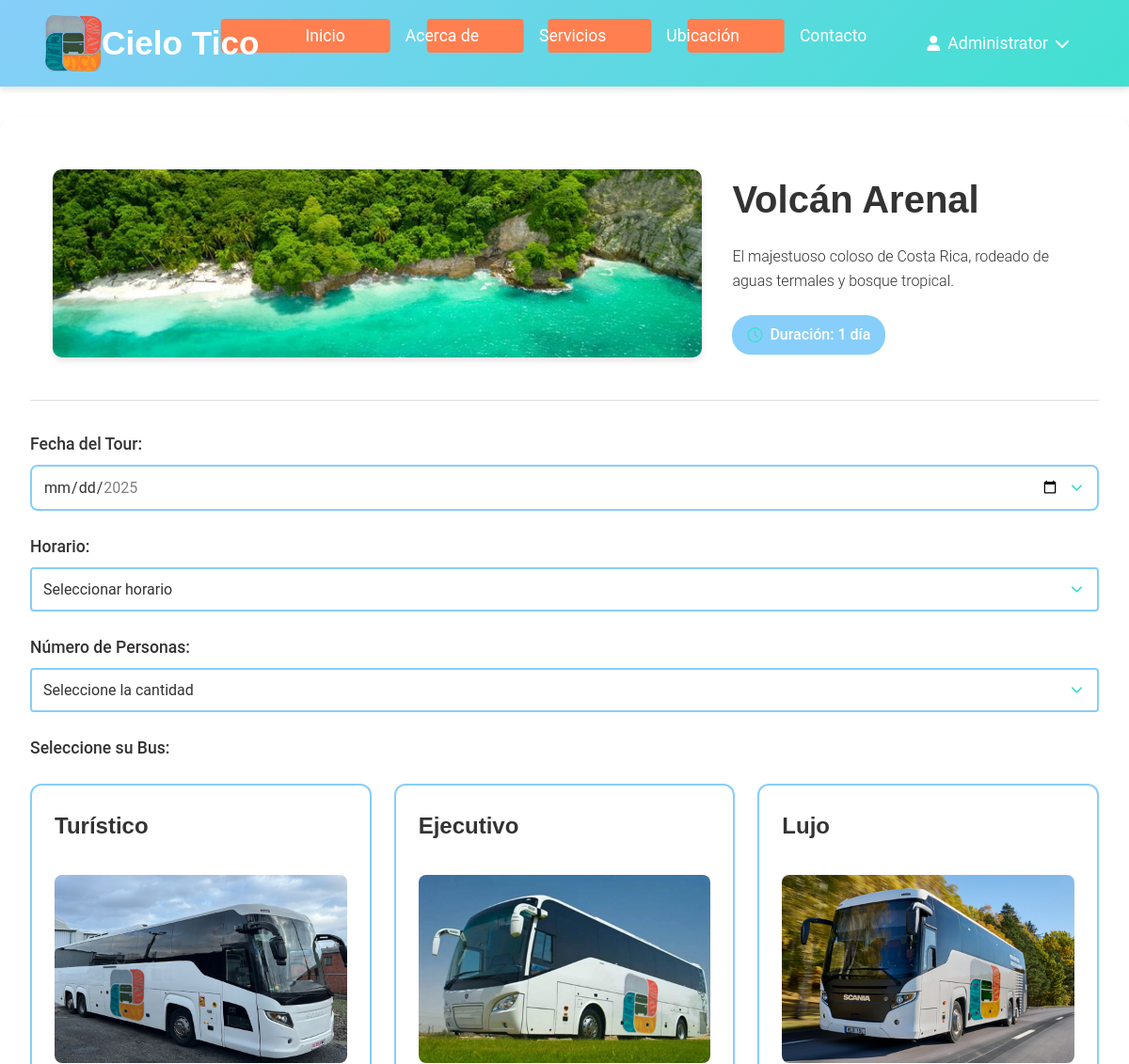
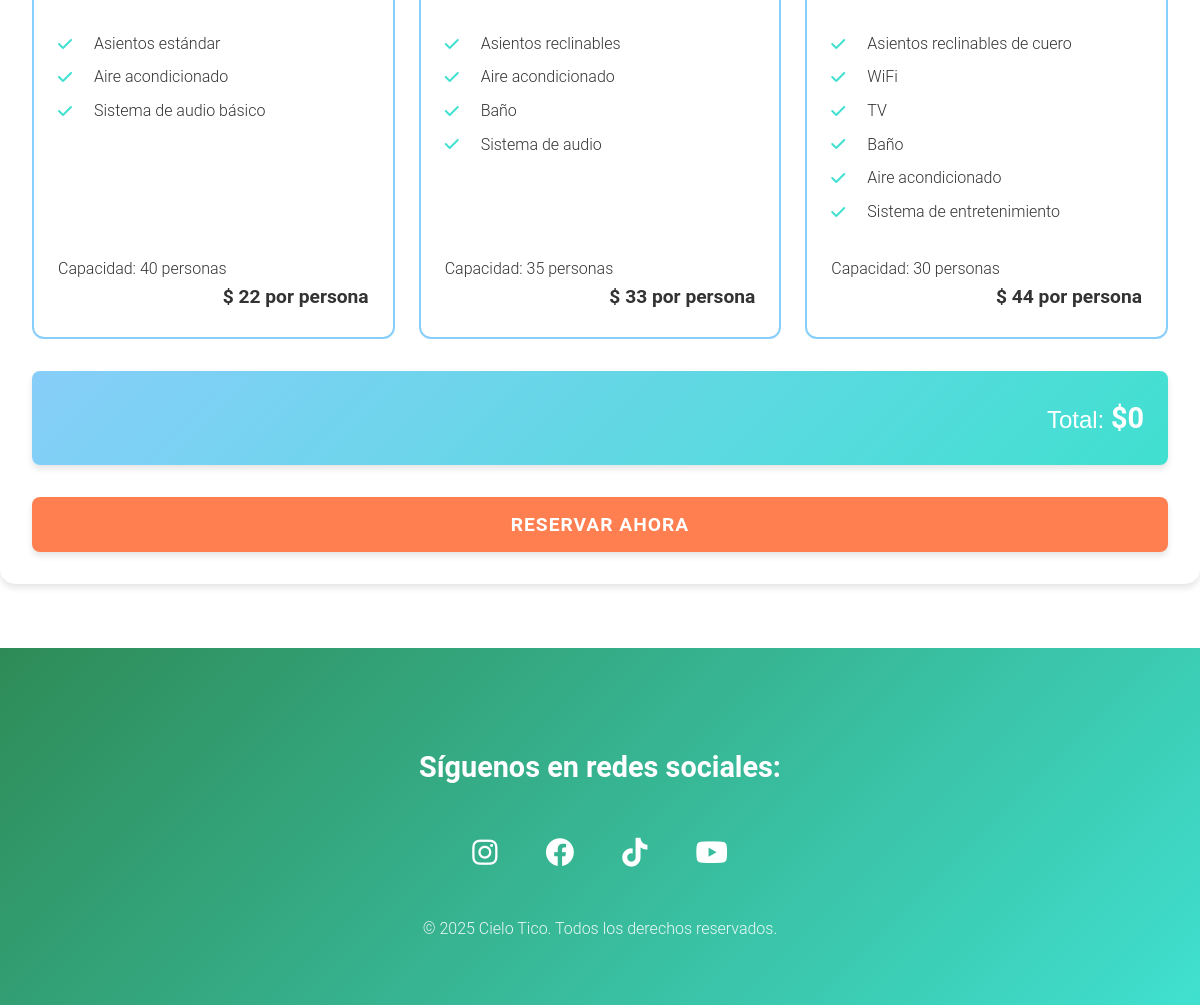
Screenshot of /html/reservar_tour.php?tour_id=1 (signed in) with the database file from the repository (2 pictures, top to bottom).
### tables this page shows
CREATE TABLE `tours` (
  `id` int(11) NOT NULL AUTO_INCREMENT,
  `nombre` varchar(100) NOT NULL,
  `descripcion` text NOT NULL,
  `precio` decimal(10,2) NOT NULL,
  `precio_turistico` decimal(10,2) NOT NULL,
  `precio_ejecutivo` decimal(10,2) NOT NULL,
  `precio_lujo` decimal(10,2) NOT NULL,
  `duracion` varchar(50) DEFAULT NULL,
  `max_personas` int(11) DEFAULT NULL,
  `imagen_url` varchar(255) DEFAULT NULL,
  `imagen` varchar(255) DEFAULT NULL,
  `categoria` varchar(50) DEFAULT NULL,
  `incluye` text DEFAULT NULL,
  `no_incluye` text DEFAULT NULL,
  `estado` enum('activo','inactivo') DEFAULT 'activo',
  `activo` tinyint(1) DEFAULT 1,
  `fecha_creacion` timestamp NOT NULL DEFAULT current_timestamp(),
  PRIMARY KEY (`id`)
);

CREATE TABLE `tipos_bus` (
  `id` int(11) NOT NULL AUTO_INCREMENT,
  `nombre` varchar(50) NOT NULL,
  `descripcion` text DEFAULT NULL,
  `capacidad_pasajeros` int(11) NOT NULL,
  `caracteristicas` text DEFAULT NULL,
  `created_at` timestamp NOT NULL DEFAULT current_timestamp(),
  PRIMARY KEY (`id`)
);

### html/reservar_tour.php (the view, shortened to what this page needs)
<?php
$tour_id = intval($_GET['tour_id']);
require_once '../config/database.php';
try {
    $stmt = $conn->prepare("SELECT * FROM tours WHERE id = ? AND activo = 1");
    $stmt->execute([$tour_id]);
    $tour = $stmt->fetch();
    $stmt = $conn->query("SELECT * FROM tipos_bus ORDER BY id");
    $tipos_bus = $stmt->fetchAll();
} catch (PDOException $e) {
    error_log("Error al obtener datos: " . $e->getMessage());
    $_SESSION['error'] = 'Error al cargar la información del tour.';
    header('Location: tours.php');
    exit;
}
$min_date = date('Y-m-d', strtotime('+1 day'));
$max_date = date('Y-m-d', strtotime('+6 months'));
?>
<!DOCTYPE html>
<html lang="es">
<head>
    <link rel="stylesheet" href="../css/estilos.css">
    <link rel="stylesheet" href="https://cdnjs.cloudflare.com/ajax/libs/font-awesome/6.0.0/css/all.min.css">
</head>
<body>
    <?php include '../templates/header.php'; ?>
    <div class="reservation-container">
        <div class="tour-info">
            <img src="<?php echo htmlspecialchars($tour['imagen_url']); ?>" alt="<?php echo htmlspecialchars($tour['nombre']); ?>" class="tour-image">
            <div class="tour-details">
                <h1><?php echo str_replace('Volc?n', 'Volcán', htmlspecialchars($tour['nombre'])); ?></h1>
                <p><?php echo htmlspecialchars($tour['descripcion']); ?></p>
                <div class="duration-badge">
                    <i class="far fa-clock"></i>
                    <span>Duración: <?php echo str_replace(['dia', 'd?a'], ['día', 'día'], htmlspecialchars($tour['duracion'])); ?></span>
                </div>
            </div>
        </div>
        <form action="../php/procesar_reserva.php" method="POST" class="reservation-form">
            <div class="form-group">
                <label for="fecha_reserva">Fecha del Tour:</label>
                <input type="date" id="fecha_reserva" name="fecha_reserva" required
                       min="<?php echo $min_date; ?>"
                       max="<?php echo $max_date; ?>">
            </div>
            <div class="form-group special-select">
                <label for="horario">Horario:</label>
                <select id="horario" name="horario" required>
                    <option value="">Seleccionar horario</option>
                </select>
            </div>
            <div class="form-group special-select">
                <label for="numero_personas">Número de Personas:</label>
                <select id="numero_personas" name="numero_personas" required onchange="actualizarPrecioTotal()">
                    <option value="">Seleccione la cantidad</option>
                </select>
            </div>
            <div class="form-group">
                <label>Seleccione su Bus:</label>
                <div class="bus-options-grid">
                    <?php
                    $buses_ordenados = $tipos_bus;
                    usort($buses_ordenados, function($a, $b) use ($tour) {
                        $precio_a = $tour['precio_' . strtolower(str_replace('í', 'i', $a['nombre']))];
                        $precio_b = $tour['precio_' . strtolower(str_replace('í', 'i', $b['nombre']))];
                        return $precio_a - $precio_b;
                    });
                    foreach ($buses_ordenados as $bus):
                    ?>
                        <div class="bus-option" onclick="seleccionarBus(<?php echo $bus['id']; ?>)">
                            <h3><?php echo htmlspecialchars($bus['nombre']); ?></h3>
                            <img src="../img/buses/bus<?php echo $bus['id']; ?>.jpg"
                                 alt="<?php echo htmlspecialchars($bus['nombre']); ?>" class="bus-image">
                            <ul class="bus-features">
                                <?php
                                $caracteristicas = explode(', ', str_replace(
                                    ['estandar', 'entretenimiento'],
                                    ['estándar', 'entretenimiento'],
                                    $bus['caracteristicas']
                                ));
                                foreach ($caracteristicas as $caracteristica):
                                ?>
                                    <li><i class="fas fa-check"></i><?php echo htmlspecialchars($caracteristica); ?></li>
                                <?php endforeach; ?>
                            </ul>
                            <p>Capacidad: <?php echo $bus['capacidad_pasajeros']; ?> personas</p>
                            <div class="bus-price">
                                <span class="currency">$</span>
                                <?php
                                    $precio_campo = 'precio_' . strtolower(str_replace('í', 'i', $bus['nombre']));
                                    echo intval($tour[$precio_campo]/1000);
                                ?> por persona
                            </div>
                        </div>
                    <?php endforeach; ?>
                </div>
            </div>
            <div class="total-price">
                Total: <span class="amount" id="total-amount">$0</span>
            </div>
            <button type="button" class="btn-reservar" onclick="mostrarTerminos()">Reservar Ahora</button>
        </form>
    </div>
    <?php include '../templates/footer.php'; ?>
</body>
</html>

### templates/header.php (shortened to what this page needs)
<!DOCTYPE html>
<html lang="es">
<head>
    <link rel="stylesheet" href="/cielotico/css/estilos.css">
    <link rel="stylesheet" href="https://cdnjs.cloudflare.com/ajax/libs/font-awesome/6.0.0/css/all.min.css">
</head>
<body>
    <header>
        <div class="header-content">
            <div class="logo-container">
                <a href="/cielotico/html/index.php">
                    <img src="/cielotico/img/logo.png" alt="Cielo Tico Logo" class="logo">
                    <h1>Cielo Tico</h1>
                </a>
            </div>
            <nav>
                <ul class="nav-menu">
                    <li><a href="/cielotico/html/index.php">Inicio</a></li>
                    <li><a href="/cielotico/html/acerca.php">Acerca de</a></li>
                    <li><a href="/cielotico/html/servicios.php">Servicios</a></li>
                    <li><a href="/cielotico/html/ubicacion.php">Ubicación</a></li>
                    <li><a href="/cielotico/html/contacto.php">Contacto</a></li>
                    <?php if (isset($_SESSION['user_id'])): ?>
                        <li class="user-menu">
                            <a href="#" class="user-toggle">
                                <i class="fas fa-user"></i>
                                <?php echo htmlspecialchars($_SESSION['nombre']); ?>
                                <i class="fas fa-chevron-down"></i>
                            </a>
                        </li>
                    <?php else: ?>
                        <li><a href="/cielotico/html/login.php" class="btn-login">Iniciar Sesión</a></li>
                        <li><a href="/cielotico/html/registro.php" class="btn-register">Registro</a></li>
                    <?php endif; ?>
                </ul>
            </nav>
        </div>
    </header>
    <main>

### templates/footer.php (shortened to what this page needs)
    </main>
    <footer>
        <div class="footer-content">
            <div class="redes-sociales">
                <h3>Síguenos en redes sociales:</h3>
                <ul>
                    <li><a href="https://instagram.com/cieloticotours" aria-label="Síguenos en Instagram"><i class="fab fa-instagram"></i></a></li>
                    <li><a href="https://facebook.com/cieloticocr" aria-label="Síguenos en Facebook"><i class="fab fa-facebook"></i></a></li>
                    <li><a href="https://tiktok.com/@vivecielotico" aria-label="Síguenos en TikTok"><i class="fab fa-tiktok"></i></a></li>
                    <li><a href="https://youtube.com/CieloTicoAventuras" aria-label="Síguenos en YouTube"><i class="fab fa-youtube"></i></a></li>
                </ul>
                <p>&copy; <?php echo date('Y'); ?> Cielo Tico. Todos los derechos reservados.</p>
            </div>
        </div>
    </footer>
</body>
</html>

### html/reservar_tour.php (style rules this page uses)
.reservation-container { max-width: 1200px; margin: 2rem auto; padding: 2rem; background: white; border-radius: 15px; box-shadow: var(--shadow-md); }
.tour-info { display: flex; gap: 2rem; margin-bottom: 2rem; padding-bottom: 2rem; border-bottom: 1px solid #e0e0e0; align-items: start; }
.tour-image { width: 400px; height: 300px; object-fit: cover; border-radius: 10px; box-shadow: var(--shadow-md); transition: transform 0.3s ease; }
.tour-details h1 { color: var(--color-text); margin: 0 0 1rem; font-size: 2.5rem; font-family: var(--font-heading); }
.tour-details p { color: var(--color-text); margin-bottom: 1rem; font-size: 1.1rem; line-height: 1.6; }
.duration-badge { display: inline-flex; align-items: center; background: var(--color-secondary); padding: 0.5rem 1rem; border-radius: 20px; color: var(--color-light); font-weight: 500; }
.duration-badge i { margin-right: 0.5rem; }
.form-group { margin-bottom: 1.5rem; }
.form-group label { display: block; margin-bottom: 0.5rem; color: var(--color-text); font-weight: 500; font-size: 1.1rem; font-family: var(--font-body); }
.form-group input[type="date"], .form-group select { width: 100%; padding: 0.75rem; border: 2px solid #87CEFA; border-radius: 8px; font-size: 1rem; transition: all 0.3s ease; background-color: white; color: var(--color-text); cursor: pointer; appearance: none; -webkit-appearance: none; -moz-appearance: none; background-repeat: no-repeat; background-position: right 0.75rem center; background-size: 1.2em; padding-right: 2.5rem; font-family: var(--font-body); }
.form-group select option:first-child { color: #666; font-style: italic; }
.form-group select option { color: var(--color-text); padding: 0.5rem; }
.form-group.special-select select { background-color: white; color: var(--color-text); border: 2px solid #87CEFA; }
.form-group.special-select select option { background-color: white; color: var(--color-text); font-family: var(--font-body); }
.form-group.special-select label { color: var(--color-text); }
.bus-options-grid { display: grid; grid-template-columns: repeat(3, 1fr); gap: 1.5rem; margin: 1.5rem 0; }
.bus-option { border: 2px solid var(--color-secondary); border-radius: 12px; padding: 1.5rem; cursor: pointer; transition: all 0.3s ease; background: white; height: 100%; display: flex; flex-direction: column; }
.bus-option h3 { color: var(--color-text); font-size: 1.5rem; margin-bottom: 1rem; font-family: var(--font-heading); }
.bus-image { width: 100%; height: 200px; object-fit: cover; border-radius: 8px; margin: 1rem 0; transition: transform 0.3s ease; }
.bus-features { margin: 1rem 0; padding: 0; list-style: none; flex-grow: 1; }
.bus-features li { margin-bottom: 0.5rem; color: inherit; display: flex; align-items: center; font-size: 1rem; }
.bus-features li i { margin-right: 0.5rem; color: var(--color-primary); }
.bus-price { margin-top: auto; text-align: right; font-weight: bold; font-size: 1.2rem; color: inherit; }
.total-price { background: linear-gradient(135deg, #87CEFA, #40E0D0); padding: 1.5rem; border-radius: 8px; text-align: right; font-size: 1.5rem; color: var(--color-light); margin: 2rem 0; box-shadow: var(--shadow-md); font-family: var(--font-heading); }
.total-price .amount { font-weight: bold; font-size: 1.8rem; }
.btn-reservar { width: 100%; padding: 1rem; background: var(--color-coral); color: var(--color-light); border: none; border-radius: 8px; font-size: 1.2rem; font-weight: 600; cursor: pointer; transition: all 0.3s ease; text-transform: uppercase; letter-spacing: 1px; box-shadow: var(--shadow-md); font-family: var(--font-body); }

### rows the page displays
tours: imagen_url (picture), nombre "Volcán Arenal", descripcion "El majestuoso coloso de Costa Rica, rodeado de aguas termales y bosque tropical.", duracion "1 día"
tipos_bus: nombre "Turístico", shows a picture, caracteristicas "Asientos estándar", caracteristicas "Aire acondicionado", caracteristicas "Sistema de audio básico", capacidad_pasajeros "40", $tour[$precio_campo]/1000 "22"
tipos_bus: nombre "Ejecutivo", shows a picture, caracteristicas "Asientos reclinables", caracteristicas "Aire acondicionado", caracteristicas "Baño", caracteristicas "Sistema de audio", capacidad_pasajeros "35", $tour[$precio_campo]/1000 "33"
tipos_bus: nombre "Lujo", shows a picture, caracteristicas "Asientos reclinables de cuero", caracteristicas "WiFi", caracteristicas "TV", caracteristicas "Baño", caracteristicas "Aire acondicionado", caracteristicas "Sistema de entretenimiento", capacidad_pasajeros "30", $tour[$precio_campo]/1000 "44"

### other values shown
$_SESSION['nombre'] "Administrator"
